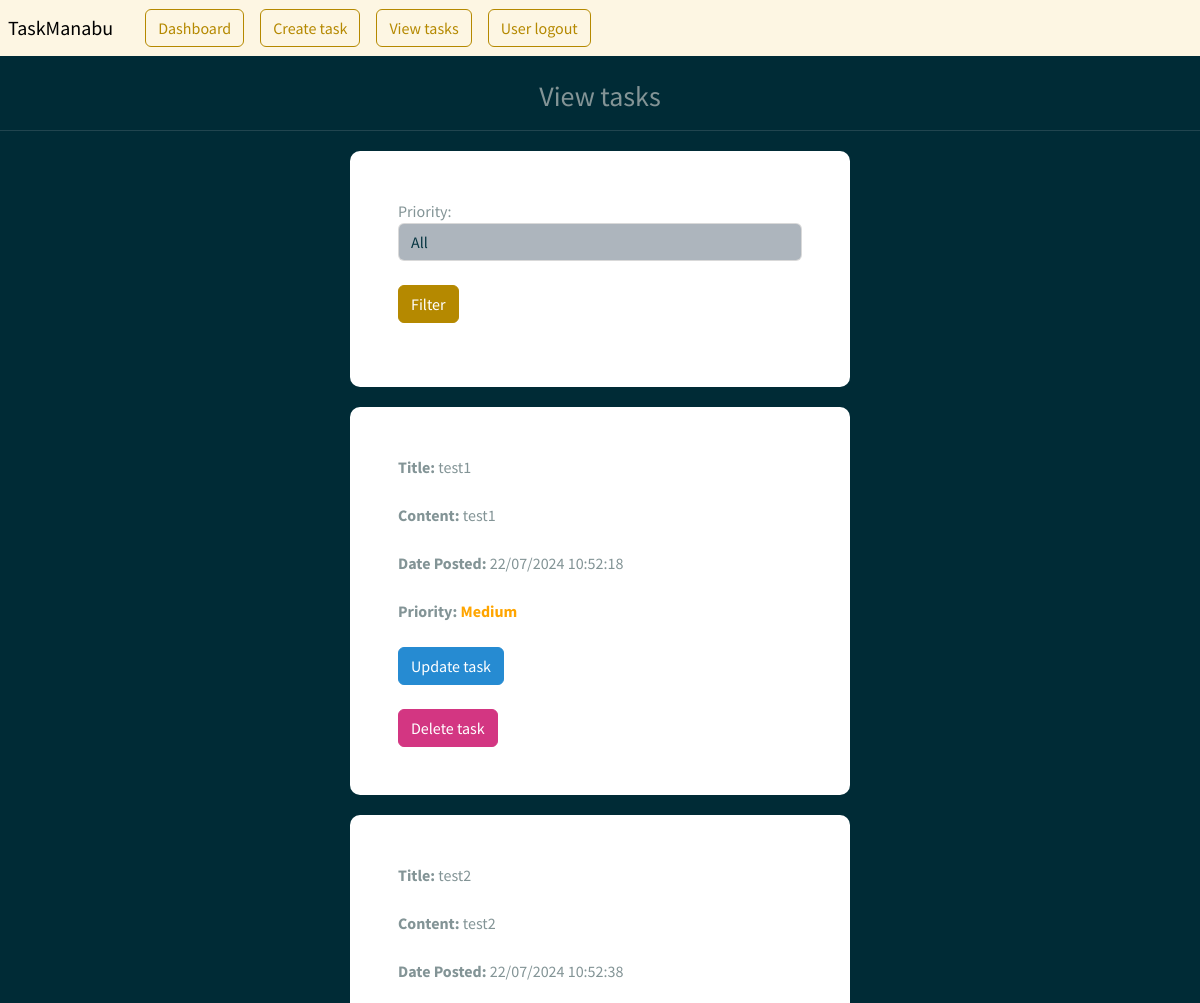
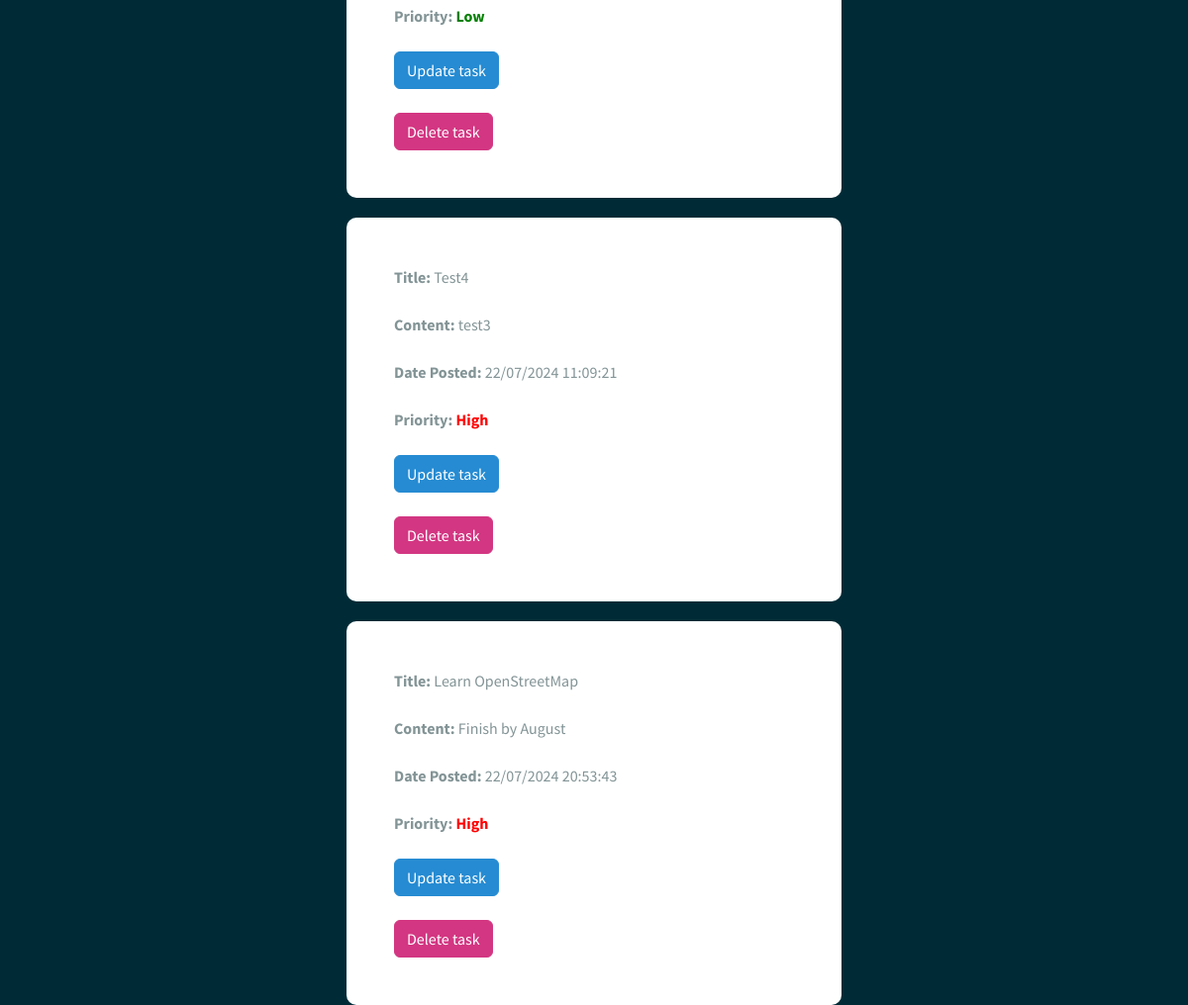
/view_tasks (signed in), run on the app's committed database (2 pictures, top to bottom).
### todo/models.py (models this page shows)
class Task(models.Model):
    PRIORITY_CHOICES = [
        ('Low', 'Low'),
        ('Medium', 'Medium'),
        ('High', 'High'),
    ]
    title = models.CharField(max_length=100, null=True)
    content = models.CharField(max_length=1000, null=True, blank = True)
    priority = models.CharField(max_length=10, choices=PRIORITY_CHOICES, default='Medium')
    date_posted = models.DateTimeField(auto_now_add=True, null=True)
    user = models.ForeignKey(User, max_length=10, on_delete=models.CASCADE, null = True)

### todo/views.py (the view)
# urls.py: path('view_tasks', views.viewTask, name ="view_tasks"),
@login_required(login_url='my_login')
def viewTask(request):
    current_user = request.user.id
    tasks = Task.objects.filter(user=current_user)
    priority = request.GET.get('priority')
    if priority:
        tasks = tasks.filter(priority=priority)
    context = {'tasks': tasks, 'selected_priority': priority if priority else ''}
    return render(request, 'profile/view_tasks.html', context)

### templates/profile/view_tasks.html (shortened to what this page needs)
{% load static %}
{% load crispy_forms_tags %}
<html>
<head>
    <link rel="stylesheet" type="text/css" href="https://bootswatch.com/5/solar/bootstrap.min.css">
    <link rel="stylesheet" type="text/css" href="{% static 'css/styles.css' %}">
</head>
{% include 'profile/base.html' %}
<body>
    <br>
    <h3 class="text-center">View tasks</h3>
    <hr>
    <div class="container bg-white shadow-md p-5 form-layout" style="margin-top:20px;">
        <form method="GET">
            <div class="form-group">
                <label for="priority">Priority:</label>
                <select name="priority" id="priority" class="form-control">
                    <option value="" {% if selected_priority == "" %}selected{% endif %}>All</option>
                </select>
            </div>
            <br>
            <button type="submit" class="btn btn-primary">Filter</button>
        </form>
    </div>
    {% if tasks %}
        {% for tsk in tasks %}
            <div class="container bg-white shadow-md p-5 form-layout" style="margin-top:20px;">
                <strong>Title:</strong> {{ tsk.title }}
                <br><br>
                <strong>Content:</strong> {{ tsk.content }}
                <br><br>
                <strong>Date Posted:</strong> {{ tsk.date_posted|date:"d/m/Y H:i:s" }}
                <br><br>
                <strong>Priority:</strong>
                <span class="priority-{{ tsk.priority }}">
                    {{ tsk.get_priority_display }}
                </span>
                <br><br>
                <a class="btn btn-info navbar-btn" type="button" href="{% url 'update_task' tsk.id %}">Update task</a>
                <br><br>
                <a class="btn btn-danger navbar-btn" type="button" href="{% url 'delete_task' tsk.id %}">Delete task</a>
            </div>
        {% endfor %}
    {% else %}
        <div class="container bg-white shadow-md p-5 form-layout" style="margin-top:20px;">
            <p>No tasks found.</p>
        </div>
    {% endif %}
</body>
</html>

### templates/profile/base.html (shortened to what this page needs)
<nav class="navbar navbar-expand-lg navbar-light bg-light justify-content-center">
    <a class="navbar-brand main-heading">
      &nbsp; TaskManabu
    </a>
      <div class="collapse navbar-collapse text-center" id="navbarNavDropdown">
        <ul class="navbar-nav ml-auto">
          <li class="nav-item">
            <a class="btn btn-outline-primary navbar-btn" type="button" href="{% url 'dashboard' %}">Dashboard</a>
          </li>
          <li class="nav-item">
            <a class="btn btn-outline-primary navbar-btn" type="button" href="{% url 'create_task' %}">Create task</a>
          </li>
          <li class="nav-item">
            <a class="btn btn-outline-primary navbar-btn" type="button" href="{% url 'view_tasks' %}">View tasks</a>
          </li>
          <li class="nav-item">
            <a class="btn btn-outline-primary navbar-btn" type="button" href="{% url 'user_logout' %}"> User logout</a>
          </li>
        </ul>
      </div>
</nav>

### static/css/styles.css (style rules this page uses)
.form-layout { border-radius: 10px; width: 500px; }
.priority-low { color: green !important; font-weight: bold; }
.priority-medium { color: orange !important; font-weight: bold; }
.priority-high { color: red !important; font-weight: bold; }

### data on the page
Task: title "test1", content "test1", date_posted "22/07/2024 10:52:18", priority "Medium"
Task: title "test2", content "test2", date_posted "22/07/2024 10:52:38", priority "Low"
Task: title "Test4", content "test3", date_posted "22/07/2024 11:09:21", priority "High"
Task: title "Learn OpenStreetMap", content "Finish by August", date_posted "22/07/2024 20:53:43", priority "High"
